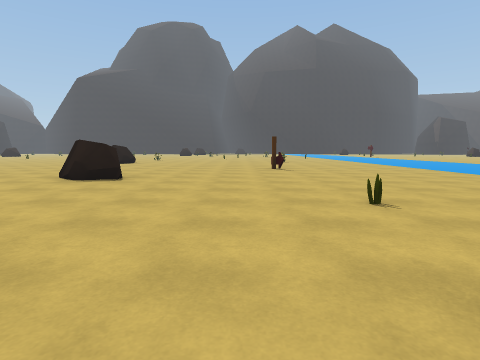
view 1 (above)

20 first-person views from a walk through a Unity game level. The camera is 1.2 m above the floor, tilts 6° down and sees 80° across. The floor is counted in squares, 2 m on a side. Each view is taken from the middle of a square. On the plan, view 1 faces up. The plan holds only what a view shows up to about 9 squares ahead; the rest is blank. The place goes on beyond the plan. The player is left out.

view 2
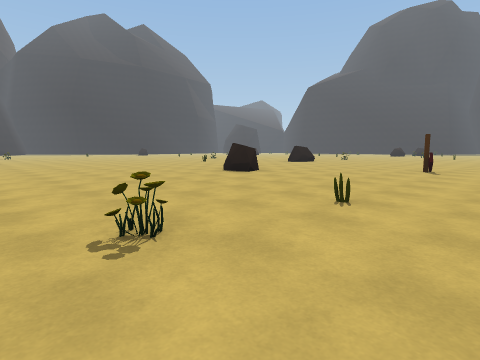

view 3
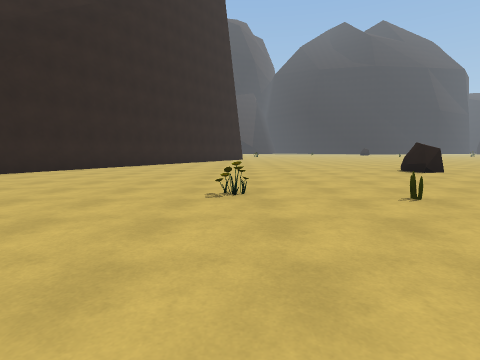

view 4
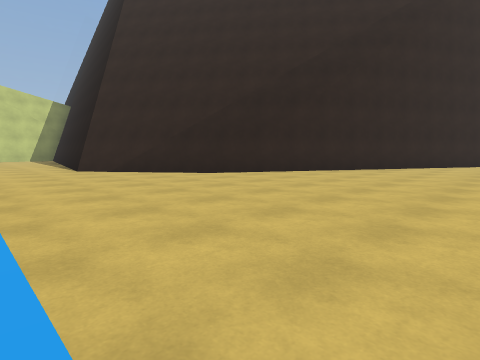

view 5
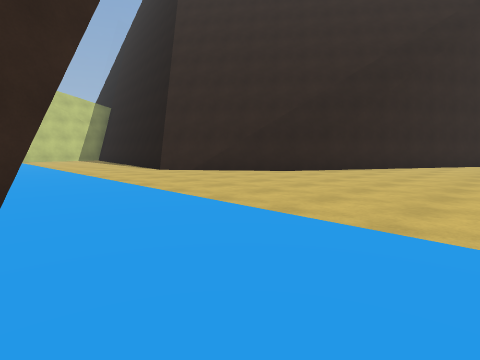

view 6
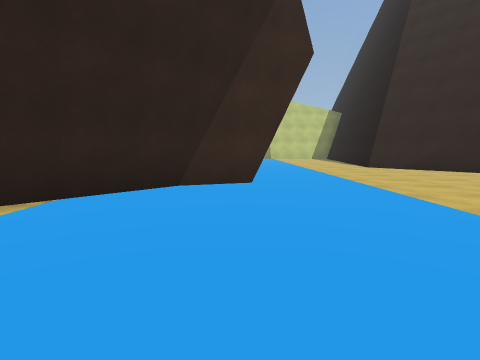

view 7
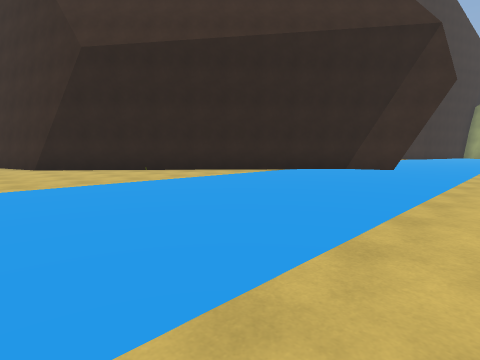

view 8
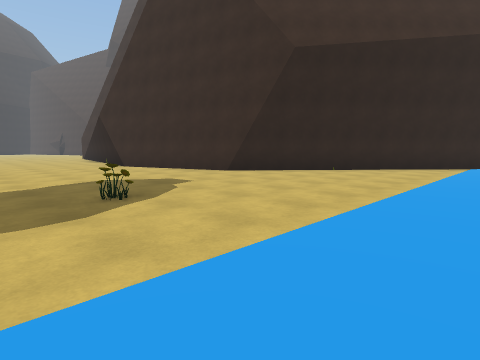

view 9
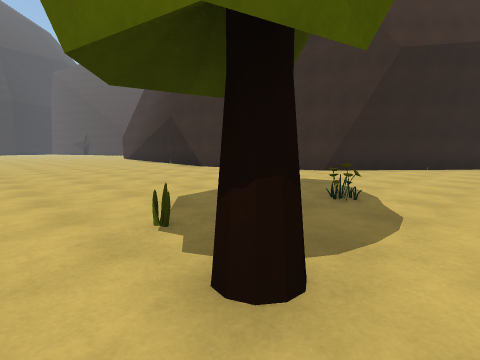

view 10
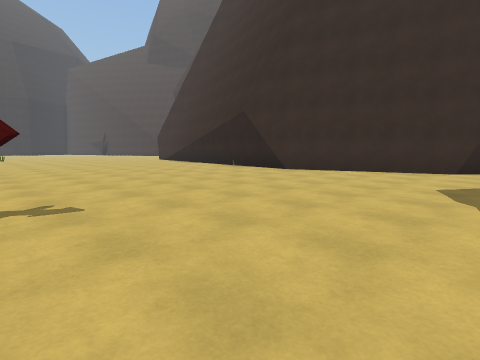

view 11
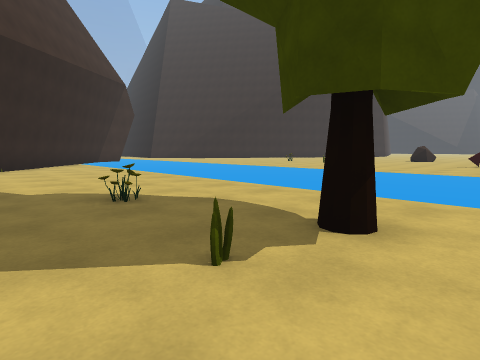

view 12
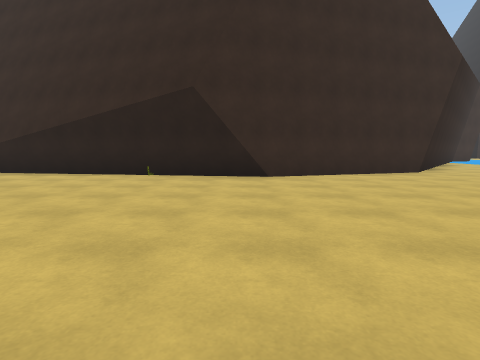

view 13
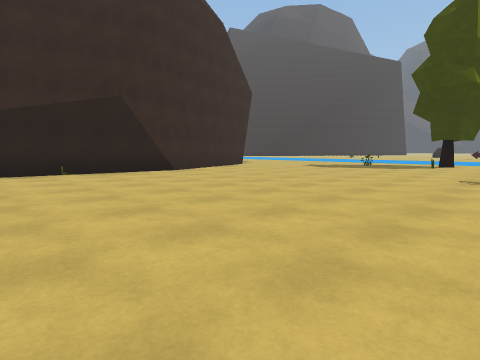

view 14
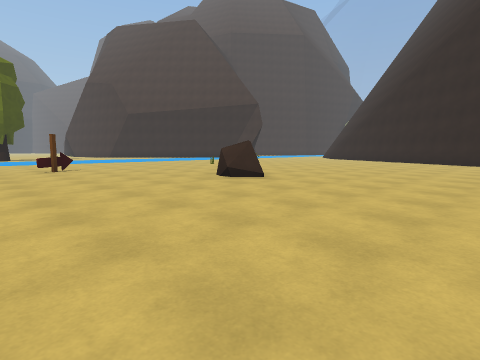

view 15
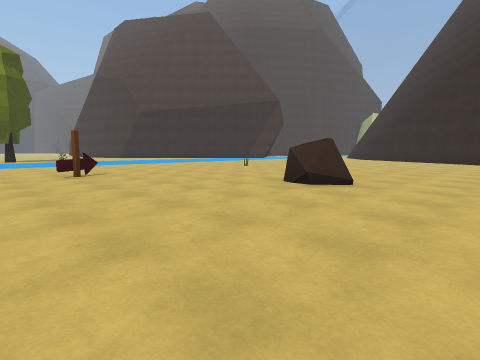

view 16
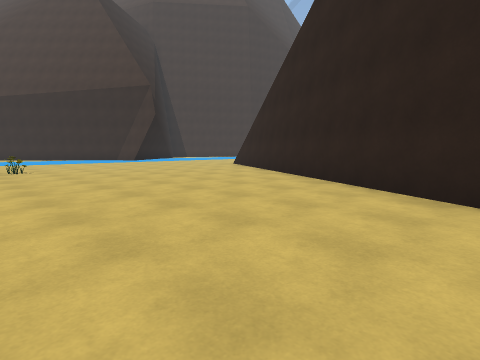

view 17
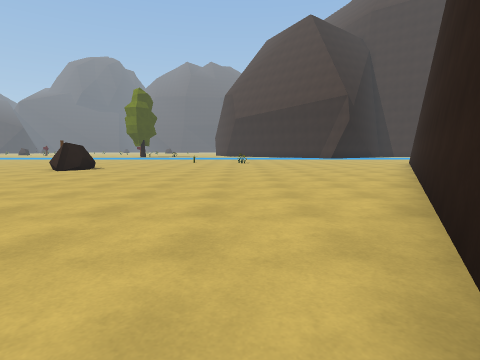

view 18
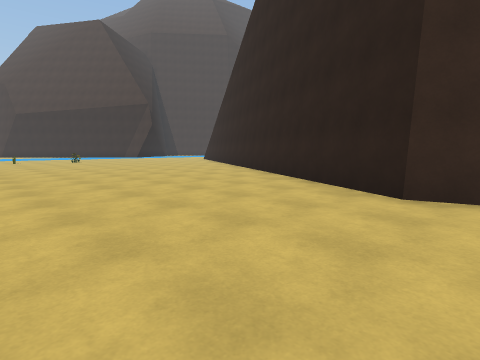

view 19
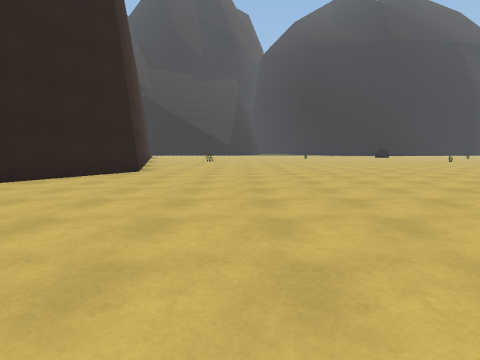

view 20
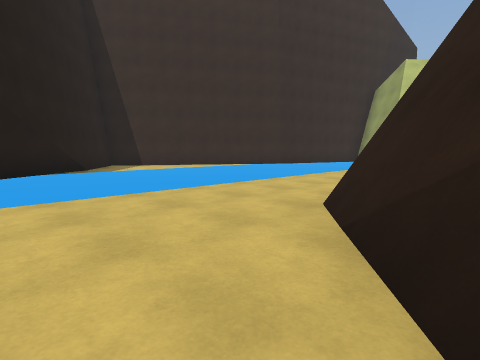

### Floor plan
Points are (right, up) in squares from view 1. A wall is a line through its corners. A room is listed if a view was taken in it or the views show most of it. See-through windows are left out.
Room 1 (views 1, 2, 3, 4, 5, 6, 7, 8, 9, 10, 11, 12, 13, 14, 15, 16, 17, 18, 19, 20)
walls: (1.3, 8.6) (1, 9.5); (-2.5, 5.9) (-3.3, 5.7) (-3.7, 6.2); (-2.7, 6.4) (-2.5, 5.9); (7.3, -5.5) (9.1, -4.8); (-3.4, 6.1) (-3.7, 6.2) (-3.3, 6.7) (-2.7, 6.4) (-2.7, 6) (-3.5, 6.1); (8.6, -5.1) (15.1, 2.4); (0.6, -6.2) (3.4, -9.9) (3.3, -11); (0.3, -6.1) (3.4, -10.3); (1.7, -8.3) (3.2, -10.4); (14.8, 2.1) (20, 3.7); (10.6, -9.5) (9.1, -7.5); (11.7, -10.1) (9.7, -8.6) (8.9, -7.6); (19.5, 3.7) (24.6, 2.9); (-14, 0.8) (-13, 1.1) (1.1, -6.8)
low walls: (-3.2, 5.7) (-3.3, 5.7); (10.4, -9) (9.4, -7.7); (10.9, -9.6) (10.5, -9.1)
objects: other object (1, 1); cone (2, 3); other object (13, 7); cone (13, 9); other object (17, 11); other object (22, 3)

Positions as (right, up) in squares from view 1, and headings:
1: (0, 0), facing up
2: (3, 0), facing up-left
3: (5, 1), facing left
4: (6, -1), facing down-left
5: (8, -2), facing down-left
6: (8, 0), facing down
7: (5, 4), facing down-right
8: (9, 8), facing down-right
9: (11, 10), facing down-right
10: (14, 11), facing down-right
11: (14, 10), facing down-left
12: (20, 10), facing down
13: (24, 11), facing down-left
14: (-8, 11), facing down-right
15: (-6, 11), facing down-right
16: (-8, 2), facing down-right
17: (-12, 1), facing right
18: (-14, 5), facing down-right
19: (-5, 4), facing left
20: (2, -7), facing down-right
